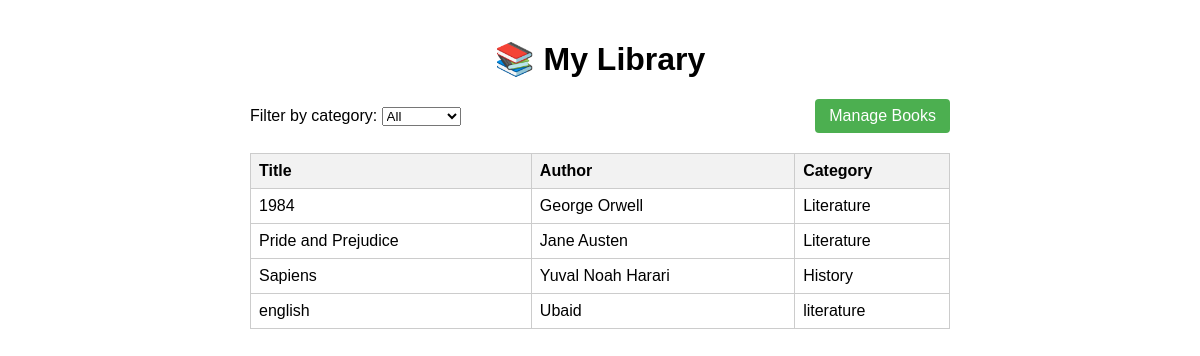
The page / on the database its author committed.
### tables this page shows
CREATE TABLE books (
            id INTEGER PRIMARY KEY AUTOINCREMENT,
            title TEXT NOT NULL,
            author TEXT NOT NULL,
            category TEXT NOT NULL
        );

### app.py (the view)
@app.route("/")
def index():
    category = request.args.get("category", "")  # "" means no filter, show all
    books = db.get_all_books(category if category else None)
    categories = db.get_categories()
    return render_template(
        "index.html", books=books, categories=categories, selected_category=category
    )

### database.py (called while the page is built)
def get_db_connection():
    conn = sqlite3.connect(DATABASE)
    conn.row_factory = sqlite3.Row  # lets us access columns by name, e.g. row["title"]
    return conn

def get_all_books(category=None):
    conn = get_db_connection()
    if category:
        books = conn.execute(
            "SELECT * FROM books WHERE category = ? ORDER BY title", (category,)
        ).fetchall()
    else:
        books = conn.execute("SELECT * FROM books ORDER BY title").fetchall()
    conn.close()
    return books

def get_categories():
    conn = get_db_connection()
    categories = conn.execute(
        "SELECT DISTINCT category FROM books ORDER BY category"
    ).fetchall()
    conn.close()
    return categories

### templates/index.html (shortened to what this page needs)
<!DOCTYPE html>
<html lang="en">
<head>
</head>
<body>
    <h1>📚 My Library</h1>
    <div class="top-bar">
        <form class="filter-form" method="get" action="{{ url_for('index') }}">
            <label for="category">Filter by category:</label>
            <select name="category" id="category" onchange="this.form.submit()">
                <option value="" {% if selected_category == "" %}selected{% endif %}>All</option>
            </select>
        </form>
        <a class="dashboard-link" href="{{ url_for('dashboard') }}">Manage Books</a>
    </div>
    <table>
        <tr>
            <th>Title</th>
            <th>Author</th>
            <th>Category</th>
        </tr>
        {% for book in books %}
        <tr>
            <td>{{ book['title'] }}</td>
            <td>{{ book['author'] }}</td>
            <td>{{ book['category'] }}</td>
        </tr>
        {% else %}
        <tr>
            <td colspan="3">No books found.</td>
        </tr>
        {% endfor %}
    </table>
</body>
</html>

### templates/index.html (style rules this page uses)
body { font-family: Arial, sans-serif; max-width: 700px; margin: 40px auto; padding: 0 15px; }
h1 { text-align: center; }
table { width: 100%; border-collapse: collapse; margin-top: 20px; }
th, td { border: 1px solid #ccc; padding: 8px; text-align: left; }
th { background-color: #f2f2f2; }
.top-bar { display: flex; justify-content: space-between; align-items: center; margin-top: 20px; }
form.filter-form { margin: 0; }
.dashboard-link { background: #4CAF50; color: white; padding: 8px 14px; text-decoration: none; border-radius: 4px; }

### rows shown on the page
books: title "1984", author "George Orwell", category "Literature"
books: title "Pride and Prejudice", author "Jane Austen", category "Literature"
books: title "Sapiens", author "Yuval Noah Harari", category "History"
books: title "english", author "Ubaid", category "literature"
